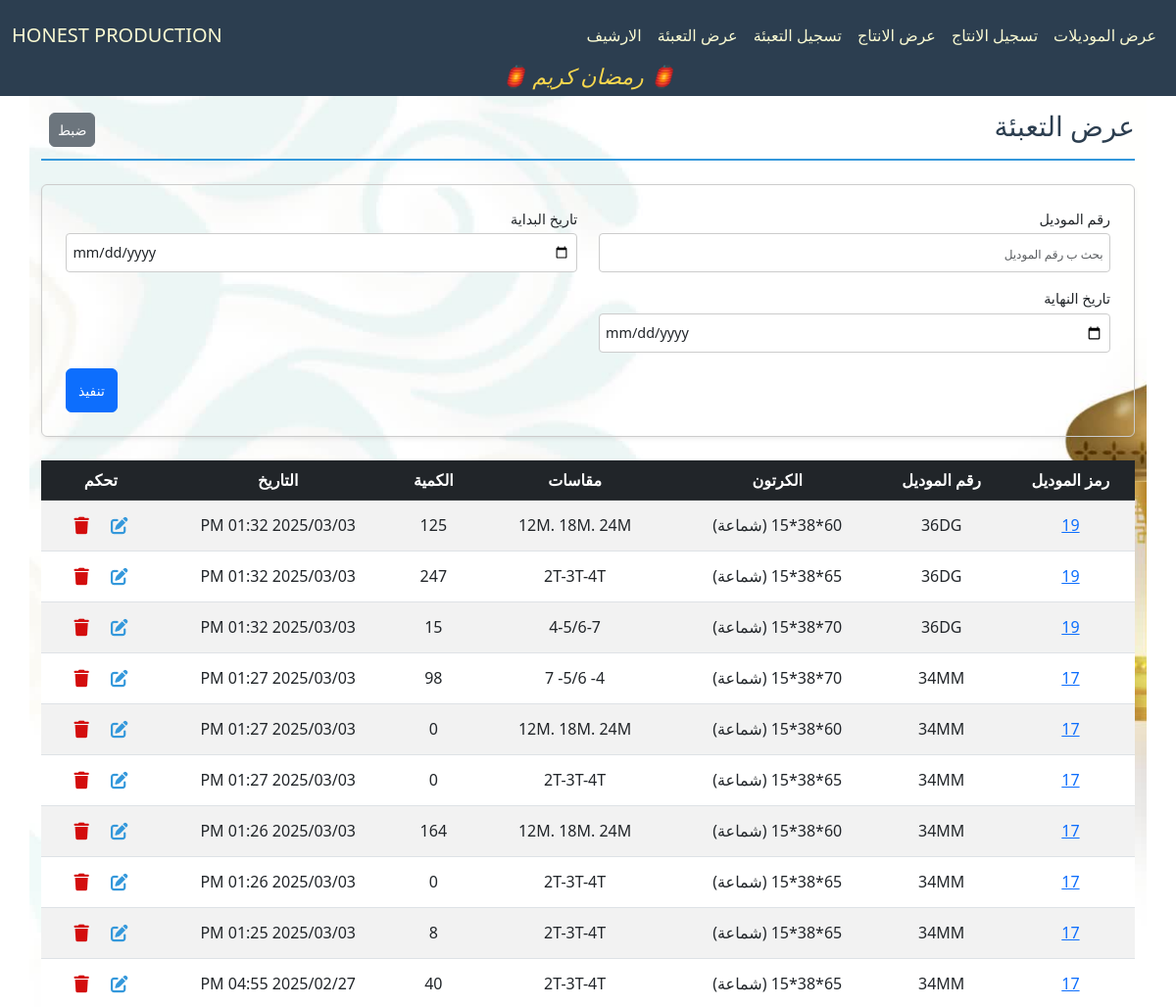
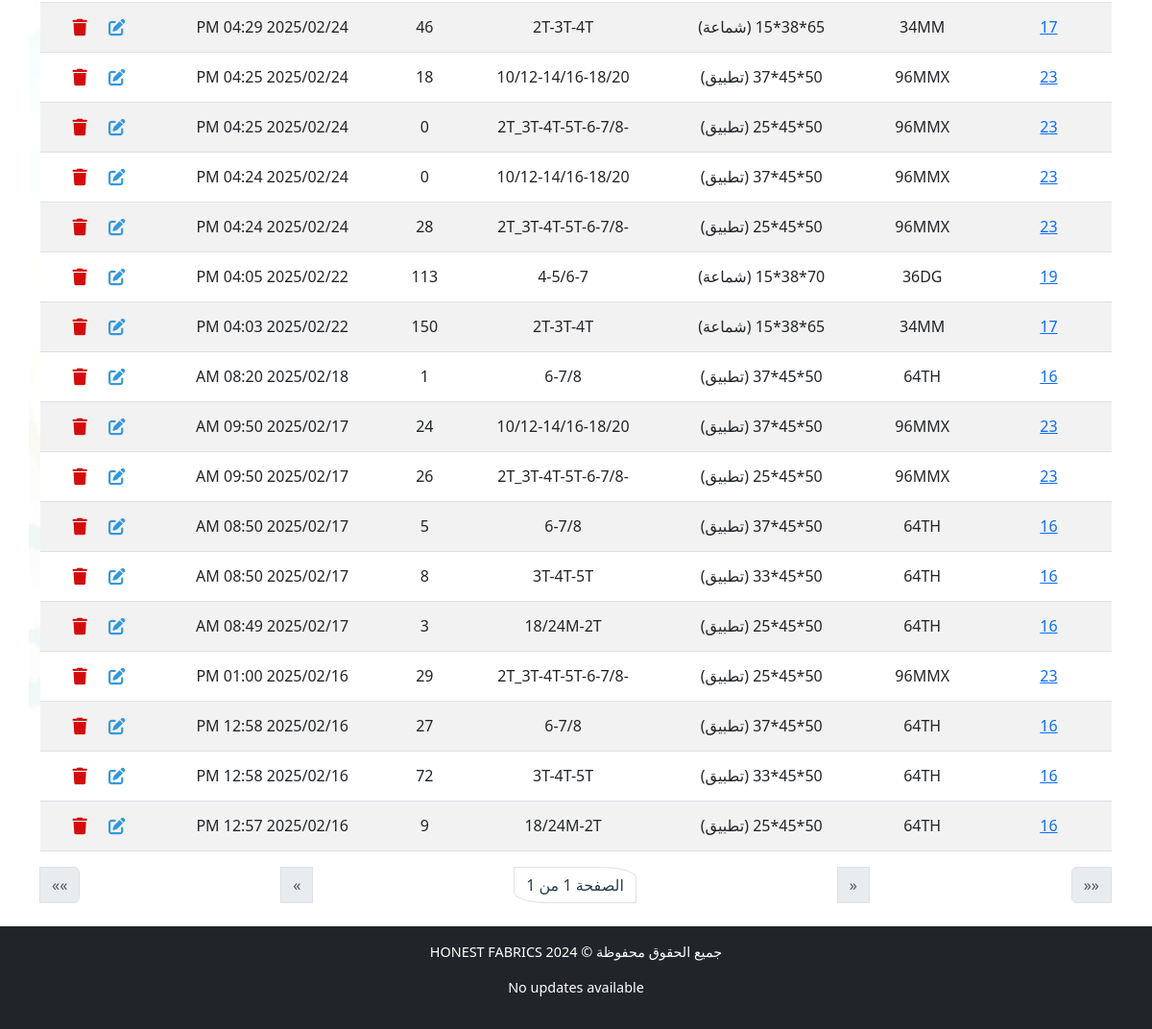
The app's page /production/packing-list with its own data (2 pictures, top to bottom).
### production/models.py (models this page shows, shortened)
class Packing(models.Model):
    model = models.ForeignKey(Model, verbose_name="الموديل", on_delete=models.CASCADE, related_name="packings")
    carton = models.ForeignKey(Carton, verbose_name="الكرتونة", on_delete=models.CASCADE, related_name="packings")
    created_at = models.DateTimeField(verbose_name="تاريخ الإنشاء", default=now)
    used_carton = models.PositiveIntegerField(verbose_name="الكرتون للتعبئة", blank=True, default=0)
    class Meta:
        ordering = ['-created_at']

class Model(models.Model):
    id = models.AutoField(primary_key=True, verbose_name="الرمز")
    model_number = models.CharField(max_length=50, verbose_name="رقم الموديل", unique=True)
    created_at = models.DateTimeField(verbose_name="تاريخ الإنشاء", default=now)
    ended_at = models.DateTimeField(verbose_name="تاريخ الانتهاء", blank=True, null=True)
    shipped_at = models.DateTimeField(verbose_name="تاريخ الشحن", blank=True, null=True)
    is_archive = models.BooleanField(default=False)
    is_shipped = models.BooleanField(default=False)
    available_carton = models.IntegerField(verbose_name="الكراتين المتبقية", blank=True, default=0)
    used_carton = models.IntegerField(verbose_name="الكراتين المستخدمة", blank=True, default=0)
    class Meta:
        ordering = ["-created_at"]

class Carton(models.Model):
    TYPE_CHOICES = [
        ("شماعة", "شماعة"),
        ("تطبيق", "تطبيق"),
    ]
    model = models.ForeignKey(Model, verbose_name="الموديل", on_delete=models.CASCADE, related_name="cartons")
    length = models.CharField(max_length=50, verbose_name="الطول", blank=True)
    width = models.CharField(max_length=50, verbose_name="العرض", blank=True)
    height = models.CharField(max_length=50, verbose_name="الارتفاع", blank=True)
    type = models.CharField(verbose_name="النوع", choices=TYPE_CHOICES, max_length=10, default="تطبيق")
    comment = models.CharField(max_length=100, verbose_name="المقاسات داخل الكرتونة", blank=True)

### production/views.py (the view)
# urls.py: path('packing-list', PackingListingView.as_view(), name='packing_list_view'),
class PackingListingView(ListView):
    template_name = "production/list_package.html"
    model = Packing
    paginate_by = 30
    filter_fields = ["model_number", "start_date", "end_date"]
    def parse_date(self, date_str):
        try:
            normalized_date = date_str.replace("\\", "/")
            return datetime.strptime(normalized_date, "%Y-%m-%d")
        except (ValueError, AttributeError):
            return None
    def get_queryset(self):
        queryset = super().get_queryset()
        filters = Q()
        model_number = self.request.GET.get("model_number")
        if model_number:
            filters &= Q(model__model_number__icontains=model_number)
        start_date = self.parse_date(self.request.GET.get("start_date"))
        end_date = self.parse_date(self.request.GET.get("end_date"))
        if start_date:
            filters &= Q(created_at__gte=start_date)
        if end_date:
            filters &= Q(created_at__lte=end_date)
        return queryset.filter(filters)
    def get_context_data(self, **kwargs):
        context = super().get_context_data(**kwargs)
        context["filter_fields"] = [
            {"field_name": "model_number", "verbose_name": "رقم الموديل", "value": self.request.GET.get("model_number", "")},
            {"field_name": "start_date", "verbose_name": "تاريخ البداية", "value": self.request.GET.get("start_date", "")},
            {"field_name": "end_date", "verbose_name": "تاريخ النهاية", "value": self.request.GET.get("end_date", "")},
        ]
        return context

### production/templates/production/list_package.html (shortened to what this page needs)
{% extends "cloth/layout.html" %}
{% load math_filters %}
{% block home_page %}
<a class="navbar-brand" href="{% url 'model_list_view' %}">HONEST PRODUCTION</a>
{% endblock %}
{% block navbar_links_small %}
{% include "production/nav_links.html" %}
{% endblock %}
{% block body %}
    <div class="pt-4 section-title d-flex justify-content-between align-items-center">
        <h2>عرض التعبئة</h2>
        <div class="ps-2">
            <a href="{% url 'production_list_view' %}" class="px-2 btn btn-secondary">ضبط</a>
        </div>
    </div>
    <form method="get" class="filter-form-flex mb-4 p-4 rounded shadow-sm">
        {% for filter_field in filter_fields %}
        <div class="form-group mb-3">
            <label for="filter_{{ forloop.counter }}" class="form-label">{{ filter_field.verbose_name }}</label>
            <input
                type="{% if filter_field.field_name in 'start_date end_date' %}date{% else %}text{% endif %}"
                id="filter_{{ forloop.counter }}"
                name="{{ filter_field.field_name }}"
                placeholder="بحث ب {{ filter_field.verbose_name }}"
                class="form-control"
                value="{{ filter_field.value }}">
        </div>
        {% endfor %}
        <div class="submit-container">
            <button type="submit" class="btn btn-primary submit-btn">تنفيذ</button>
        </div>
    </form>
    <div class="table-responsive">
        <table class="table table-striped table-hover">
            <thead class="table-dark">
                <tr>
                    <th>رمز الموديل</th>
                    <th>رقم الموديل</th>
                    <th>الكرتون</th>
                    <th>مقاسات</th>
                    <th>الكمية</th>
                    <th>التاريخ</th>
                    <th>تحكم</th>
                </tr>
            </thead>
            <tbody>
                {% for package_item in object_list %}
                <tr class="clickable-row" data-detail_url="{% url 'model_detail_view' package_item.model.id %}">
                    <td>
                        <a href="{% url 'model_detail_view' package_item.model.id %}">{{ package_item.model.id }}</a>
                    </td>
                    <td>{{ package_item.model.model_number }}</td>
                    <td>{{ package_item.carton.length }}*{{ package_item.carton.width }}*{{ package_item.carton.height }} ({{ package_item.carton.type }})</td>
                    <td>{{ package_item.carton.comment }}</td>
                    <td>{{ package_item.used_carton }}</td>
                    <td dir="rtl">{{ package_item.created_at|date:"Y/m/d h:i A" }}</td>
                    <td>
                        <a class="px-2 btn" href="{% url 'packingpiece_edit' package_item.id %}">
                        </a>
                        <a class="px-2 btn" href="{% url 'packingpiece_delete' package_item.id %}">
                            </a>
                    </td>
                </tr>
                {% empty %}
                <tr>
                    <td colspan="8" class="text-center">لا يوجد عناصر</td>
                </tr>
                {% endfor %}
            </tbody>
        </table>
    </div>
    <nav aria-label="Page navigation">
        <ul class="pagination justify-content-between">
            <li class="page-item {% if not page_obj.has_next %}disabled{% endif %}">
                {% if page_obj.has_next %}
                <a class="page-link" href="?page={{ page_obj.paginator.num_pages }}{% for key, value in request.GET.items %}{% if key != 'page' %}&{{ key }}={{ value|urlencode }}{% endif %}{% endfor %}" aria-label="Last">
                    <span aria-hidden="true">&laquo;&laquo;</span>
                </a>
                {% else %}
                <span class="page-link" aria-disabled="true">
                    <span aria-hidden="true">&laquo;&laquo;</span>
                </span>
                {% endif %}
            </li>
            <li class="page-item {% if not page_obj.has_next %}disabled{% endif %}">
                {% if page_obj.has_next %}
                <a class="page-link" href="?page={{ page_obj.next_page_number }}{% for key, value in request.GET.items %}{% if key != 'page' %}&{{ key }}={{ value|urlencode }}{% endif %}{% endfor %}" aria-label="Next">
                    <span aria-hidden="true">&laquo;</span>
                </a>
                {% else %}
                <span class="page-link" aria-disabled="true">
                    <span aria-hidden="true">&laquo;</span>
                </span>
                {% endif %}
            </li>
            <li class="page-item pagination_page_li">
                <span class="page-link">الصفحة {{ page_obj.number }} من {{ page_obj.paginator.num_pages }}</span>
            </li>
            <li class="page-item {% if not page_obj.has_previous %}disabled{% endif %}">
                {% if page_obj.has_previous %}
                <a class="page-link" href="?page={{ page_obj.previous_page_number }}{% for key, value in request.GET.items %}{% if key != 'page' %}&{{ key }}={{ value|urlencode }}{% endif %}{% endfor %}" aria-label="Previous">
                    <span aria-hidden="true">&raquo;</span>
                </a>
                {% else %}
                <span class="page-link" aria-disabled="true">
                    <span aria-hidden="true">&raquo;</span>
                </span>
                {% endif %}
            </li>
            <li class="page-item {% if not page_obj.has_previous %}disabled{% endif %}">
                {% if page_obj.has_previous %}
                <a class="page-link" href="?page=1{% for key, value in request.GET.items %}{% if key != 'page' %}&{{ key }}={{ value|urlencode }}{% endif %}{% endfor %}" aria-label="First">
                    <span aria-hidden="true">&raquo;&raquo;</span>
                </a>
                {% else %}
                <span class="page-link" aria-disabled="true">
                    <span aria-hidden="true">&raquo;&raquo;</span>
                </span>
                {% endif %}
            </li>
    </ul>
</nav>
{% endblock body %}

### cloth/static/cloth/styles.css (style rules this page uses)
:root { --primary-color: #3498db; --light-blue: #3db1ff5e; --secondary-color: #2c3e50; --success-color: #2ecc71; --danger-color: #e74c3c; --warning-color: #f1c40f; --light-bg: #f8f9fa; --dark-bg: #343a40; --light-text: lightgoldenrodyellow; --golden-text: rgb(255, 255, 0); --border-color: #dee2e6; --white-color: #ffffff; }
*, *::before, *::after { box-sizing: border-box; }
ul, div { padding: 0; margin: 0; }
body { background-color: var(--light-bg); margin-inline: 0; font-family: 'Segoe UI', Tahoma, Geneva, Verdana, sans-serif; line-height: 1.6; font-size: 16px; }
#navbar, #navbar a, #navbar-menu-body, #navbar-menu-body a { color: var(--light-text); }
.section-title { color: var(--secondary-color); border-bottom: 2px solid var(--primary-color); padding-bottom: 0.5rem; margin-bottom: 1.5rem; font-weight: bold; }
.table { border-collapse: separate; border-spacing: 0; border-radius: 8px; width: 100%; }
.table th, .table td { text-align: center; vertical-align: middle; padding: 10px; }
.table-striped tbody tr:nth-of-type(odd) { background-color: var(--light-bg); }
.table-dark th { background-color: var(--secondary-color); color: var(--light-text); }
.table-responsive { overflow-x: auto; }
.table-responsive table th, .table-responsive table td { white-space: nowrap; min-width: fit-content; }
.table-responsive table { width: 100%; table-layout: auto; }
.filter-form-flex { display: flex; flex-wrap: wrap; padding: 1rem; border: 1px solid #ccc; border-radius: 8px; justify-content: space-between; column-gap: 2px; direction: rtl; }
.filter-form-flex .form-group { display: flex; flex-direction: column; margin-bottom: 5px; width: 49%; }
.filter-form-flex .form-label { font-size: 0.9rem; margin-bottom: 0.25rem; }
.filter-form-flex .form-control { border: 1px solid #ccc; border-radius: 4px; padding: 0.4rem; font-size: 0.9rem; }
.filter-form-flex input[type="text"], .filter-form-flex input[type="number"], .filter-form-flex input[type="date"] { width: 100%; height: 40px; }
.submit-container { display: flex; justify-content: flex-end; width: 100%; }
.filter-form-flex .submit-btn { width: auto; height: 45px; font-size: 1rem; }
.pagination_page_li span { color: var(--secondary-color); border-top-right-radius: 30%; border-bottom-left-radius: 30%; }
@media (max-width: 1200px) { body { font-size: 15px; } }
@media (max-width: 1200px) { h4.section-title, h2 { font-size: 28px !important; } }
@media (max-width: 1200px) { p.lead, .oped_details_btn, .btn { font-size: 14px !important; } }
@media (max-width: 1200px) { ::placeholder { font-size: 12px !important; } }

### records on screen
Packing: model.id "19", model.model_number "36DG", carton.length "60", carton.width "38", carton.type "شماعة", carton.comment "12M. 18M. 24M", used_carton "125", created_at "2025/03/03 01:32 PM"
Packing: model.id "19", model.model_number "36DG", carton.length "65", carton.width "38", carton.type "شماعة", carton.comment "2T-3T-4T", used_carton "247", created_at "2025/03/03 01:32 PM"
Packing: model.id "19", model.model_number "36DG", carton.length "70", carton.width "38", carton.type "شماعة", carton.comment "4-5/6-7", used_carton "15", created_at "2025/03/03 01:32 PM"
Packing: model.id "17", model.model_number "34MM", carton.length "70", carton.width "38", carton.type "شماعة", carton.comment "4- 5/6- 7", used_carton "98", created_at "2025/03/03 01:27 PM"
Packing: model.id "17", model.model_number "34MM", carton.length "60", carton.width "38", carton.type "شماعة", carton.comment "12M. 18M. 24M", used_carton "0", created_at "2025/03/03 01:27 PM"
Packing: model.id "17", model.model_number "34MM", carton.length "65", carton.width "38", carton.type "شماعة", carton.comment "2T-3T-4T", used_carton "0", created_at "2025/03/03 01:27 PM"
Packing: model.id "17", model.model_number "34MM", carton.length "60", carton.width "38", carton.type "شماعة", carton.comment "12M. 18M. 24M", used_carton "164", created_at "2025/03/03 01:26 PM"
Packing: model.id "17", model.model_number "34MM", carton.length "65", carton.width "38", carton.type "شماعة", carton.comment "2T-3T-4T", used_carton "0", created_at "2025/03/03 01:26 PM"
Packing: model.id "17", model.model_number "34MM", carton.length "65", carton.width "38", carton.type "شماعة", carton.comment "2T-3T-4T", used_carton "8", created_at "2025/03/03 01:25 PM"
Packing: model.id "17", model.model_number "34MM", carton.length "65", carton.width "38", carton.type "شماعة", carton.comment "2T-3T-4T", used_carton "40", created_at "2025/02/27 04:55 PM"
Packing: model.id "17", model.model_number "34MM", carton.length "65", carton.width "38", carton.type "شماعة", carton.comment "2T-3T-4T", used_carton "46", created_at "2025/02/24 04:29 PM"
Packing: model.id "23", model.model_number "96MMX", carton.length "50", carton.width "45", carton.height "37", carton.type "تطبيق", carton.comment "10/12-14/16-18/20", used_carton "18", created_at "2025/02/24 04:25 PM"
Packing: model.id "23", model.model_number "96MMX", carton.length "50", carton.width "45", carton.height "25", carton.type "تطبيق", carton.comment "-2T_3T-4T-5T-6-7/8", used_carton "0", created_at "2025/02/24 04:25 PM"
Packing: model.id "23", model.model_number "96MMX", carton.length "50", carton.width "45", carton.height "37", carton.type "تطبيق", carton.comment "10/12-14/16-18/20", used_carton "0", created_at "2025/02/24 04:24 PM"
Packing: model.id "23", model.model_number "96MMX", carton.length "50", carton.width "45", carton.height "25", carton.type "تطبيق", carton.comment "-2T_3T-4T-5T-6-7/8", used_carton "28", created_at "2025/02/24 04:24 PM"
Packing: model.id "19", model.model_number "36DG", carton.length "70", carton.width "38", carton.type "شماعة", carton.comment "4-5/6-7", used_carton "113", created_at "2025/02/22 04:05 PM"
Packing: model.id "17", model.model_number "34MM", carton.length "65", carton.width "38", carton.type "شماعة", carton.comment "2T-3T-4T", used_carton "150", created_at "2025/02/22 04:03 PM"
Packing: model.id "16", model.model_number "64TH", carton.length "50", carton.width "45", carton.height "37", carton.type "تطبيق", carton.comment "6-7/8", used_carton "1", created_at "2025/02/18 08:20 AM"
Packing: model.id "23", model.model_number "96MMX", carton.length "50", carton.width "45", carton.height "37", carton.type "تطبيق", carton.comment "10/12-14/16-18/20", used_carton "24", created_at "2025/02/17 09:50 AM"
Packing: model.id "23", model.model_number "96MMX", carton.length "50", carton.width "45", carton.height "25", carton.type "تطبيق", carton.comment "-2T_3T-4T-5T-6-7/8", used_carton "26", created_at "2025/02/17 09:50 AM"
Packing: model.id "16", model.model_number "64TH", carton.length "50", carton.width "45", carton.height "37", carton.type "تطبيق", carton.comment "6-7/8", used_carton "5", created_at "2025/02/17 08:50 AM"
Packing: model.id "16", model.model_number "64TH", carton.length "50", carton.width "45", carton.height "33", carton.type "تطبيق", carton.comment "3T-4T-5T", used_carton "8", created_at "2025/02/17 08:50 AM"
Packing: model.id "16", model.model_number "64TH", carton.length "50", carton.width "45", carton.height "25", carton.type "تطبيق", carton.comment "18/24M-2T", used_carton "3", created_at "2025/02/17 08:49 AM"
Packing: model.id "23", model.model_number "96MMX", carton.length "50", carton.width "45", carton.height "25", carton.type "تطبيق", carton.comment "-2T_3T-4T-5T-6-7/8", used_carton "29", created_at "2025/02/16 01:00 PM"
Packing: model.id "16", model.model_number "64TH", carton.length "50", carton.width "45", carton.height "37", carton.type "تطبيق", carton.comment "6-7/8", used_carton "27", created_at "2025/02/16 12:58 PM"
Packing: model.id "16", model.model_number "64TH", carton.length "50", carton.width "45", carton.height "33", carton.type "تطبيق", carton.comment "3T-4T-5T", used_carton "72", created_at "2025/02/16 12:58 PM"
Packing: model.id "16", model.model_number "64TH", carton.length "50", carton.width "45", carton.height "25", carton.type "تطبيق", carton.comment "18/24M-2T", used_carton "9", created_at "2025/02/16 12:57 PM"

### other values on screen
{{ filter_field.verbose_name }} "رقم الموديل" "تاريخ البداية" "تاريخ النهاية"
{{ page_obj.paginator.num_pages }} "1"
